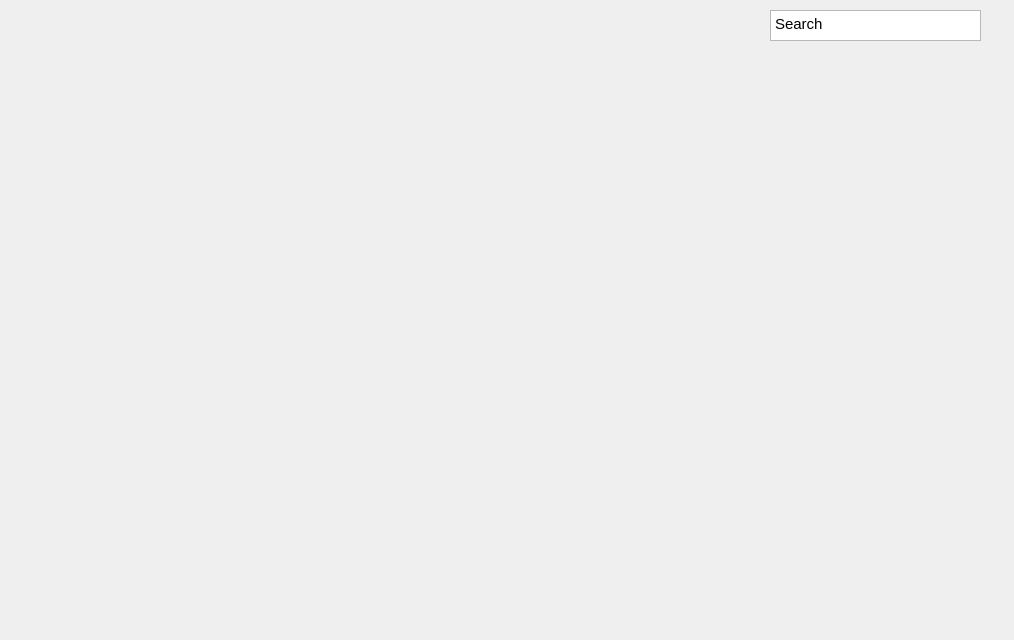
<?xml version="1.0" encoding="UTF-8"?>
<ui version="4.0">
 <class>ChronicleMainWindow</class>
 <widget class="QMainWindow" name="ChronicleMainWindow">
  <property name="geometry">
   <rect>
    <x>0</x>
    <y>0</y>
    <width>1014</width>
    <height>640</height>
   </rect>
  </property>
  <property name="windowTitle">
   <string>ChronicleMainWindow</string>
  </property>
  <widget class="QWidget" name="centralWidget">
   <widget class="QTextEdit" name="textEdit">
    <property name="geometry">
     <rect>
      <x>770</x>
      <y>10</y>
      <width>211</width>
      <height>31</height>
     </rect>
    </property>
    <property name="html">
     <string>&lt;!DOCTYPE HTML PUBLIC &quot;-//W3C//DTD HTML 4.0//EN&quot; &quot;http://www.w3.org/TR/REC-html40/strict.dtd&quot;&gt;
&lt;html&gt;&lt;head&gt;&lt;meta name=&quot;qrichtext&quot; content=&quot;1&quot; /&gt;&lt;style type=&quot;text/css&quot;&gt;
p, li { white-space: pre-wrap; }
&lt;/style&gt;&lt;/head&gt;&lt;body style=&quot; font-family:'Ubuntu'; font-size:11pt; font-weight:400; font-style:normal;&quot;&gt;
&lt;p style=&quot; margin-top:0px; margin-bottom:0px; margin-left:0px; margin-right:0px; -qt-block-indent:0; text-indent:0px;&quot;&gt;Search&lt;/p&gt;&lt;/body&gt;&lt;/html&gt;</string>
    </property>
   </widget>
  </widget>
  <widget class="QMenuBar" name="menuBar">
   <property name="geometry">
    <rect>
     <x>0</x>
     <y>0</y>
     <width>1014</width>
     <height>25</height>
    </rect>
   </property>
  </widget>
 </widget>
 <layoutdefault spacing="6" margin="11"/>
 <resources/>
 <connections/>
</ui>
